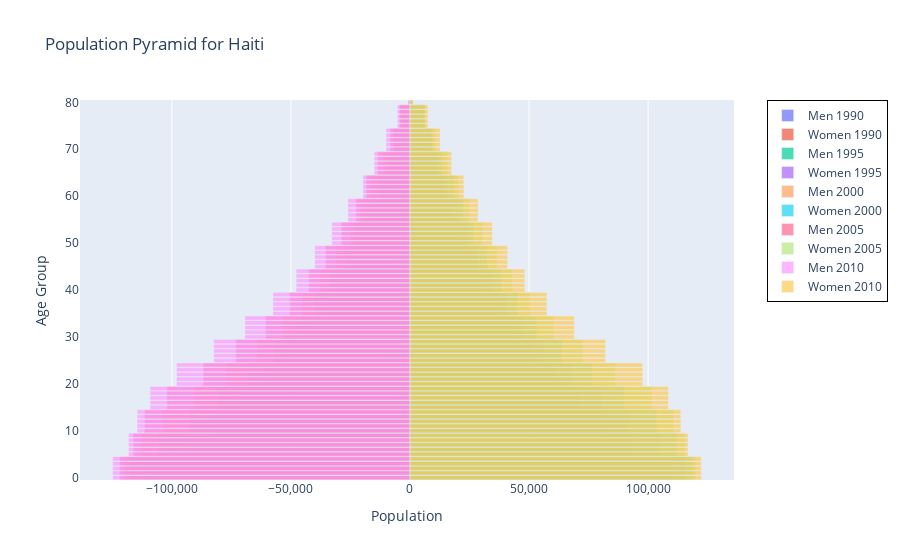

The notebook cell this image was saved under:
### Code cell
animated_population_pyramid(population_df, "Haiti")
